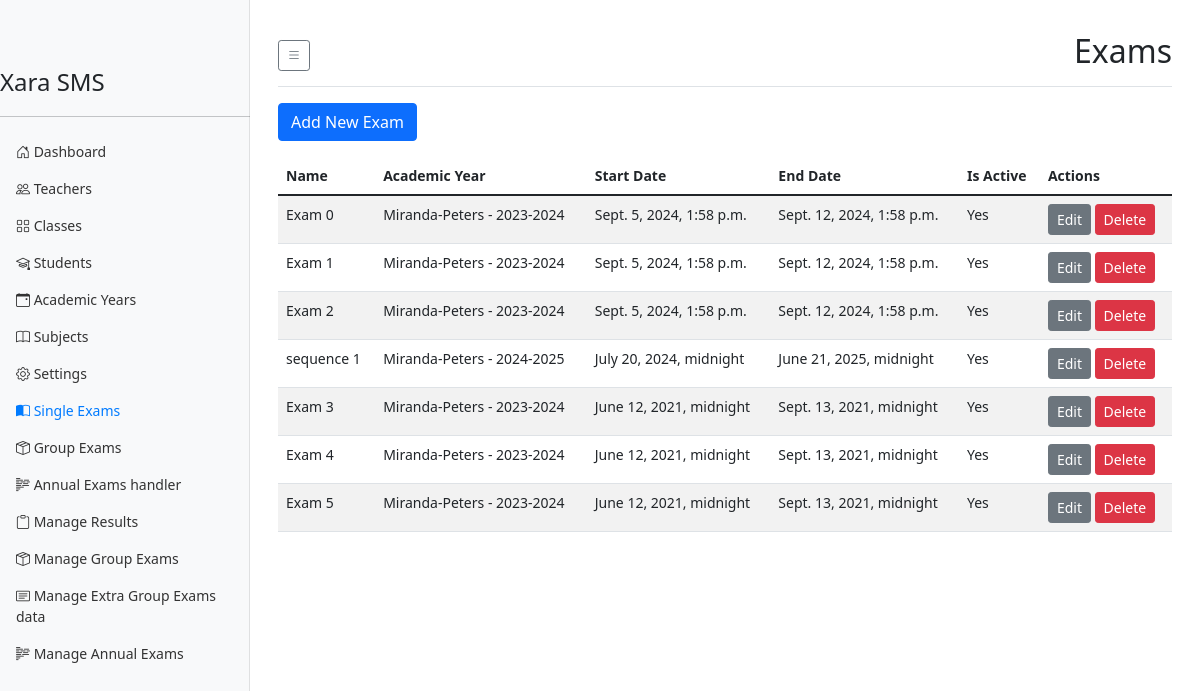
/users/exams/, run on the app's committed database.
### result_system/models.py (models this page shows, shortened)
class Exam(models.Model):
    school = models.ForeignKey(School, on_delete=models.CASCADE, related_name='exams')
    name = models.CharField(max_length=100)
    academic_year = models.ForeignKey(AcademicYear, on_delete=models.CASCADE, related_name='exams')
    start_date = models.DateTimeField()
    end_date = models.DateTimeField()
    is_active = models.BooleanField(default=False)
    max_score = models.DecimalField(max_digits=4, decimal_places=2, default=20.00)
    class Meta:
        unique_together = ('school', 'name', 'academic_year')

class AcademicYear(models.Model):
    school = models.ForeignKey(School, on_delete=models.CASCADE, related_name='academic_years')
    year = models.CharField(max_length=9)  # e.g., "2023-2024"
    start_date = models.DateField()
    end_date = models.DateField()
    is_current = models.BooleanField(default=False)
    class Meta:
        unique_together = ('school', 'year')
        indexes = [
            models.Index(fields=['school', 'is_current']),
        ]
    def __str__(self):
        return f"{self.school.name} - {self.year}"

class School(models.Model):
    name = models.CharField(max_length=255, unique=True)
    moto = models.CharField(max_length=255, unique=True, null=True)
    pobox = models.CharField(max_length=255, unique=True, null=True)
    code = models.CharField(max_length=10, unique=True)
    logo = models.ImageField(upload_to='school}_logo/', blank=True, null=True)
    address = models.TextField(blank=True)
    phone = models.CharField(max_length=20, blank=True)
    email = models.EmailField(blank=True)
    website = models.URLField(blank=True)
    created_at = models.DateTimeField(auto_now_add=True)
    updated_at = models.DateTimeField(auto_now=True)

### users/views.py (the view)
# urls.py: path('exams/', ExamListView.as_view(), name='exam_list'),
class ExamListView(ListView):
    model = Exam
    template_name = 'users/exam_list.html'
    context_object_name = 'exams'

### templates/users/exam_list.html (shortened to what this page needs)
{% extends "users/dashboard_base.html" %}
{% block page_title %}Exams{% endblock %}
{% block dashboard_content %}
<div class="row mb-3">
    <div class="col-12">
        <a href="{% url 'exam_create' %}" class="btn btn-primary">Add New Exam</a>
    </div>
</div>
<div class="table-responsive">
    <table class="table table-striped">
        <thead>
            <tr>
                <th>Name</th>
                <th>Academic Year</th>
                <th>Start Date</th>
                <th>End Date</th>
                <th>Is Active</th>
                <th>Actions</th>
            </tr>
        </thead>
        <tbody>
            {% for exam in exams %}
            <tr>
                <td>{{ exam.name }}</td>
                <td>{{ exam.academic_year }}</td>
                <td>{{ exam.start_date }}</td>
                <td>{{ exam.end_date }}</td>
                <td>{% if exam.is_active %}Yes{% else %}No{% endif %}</td>
                <td>
                    <a href="{% url 'exam_update' exam.pk %}" class="btn btn-sm btn-secondary">Edit</a>
                    <a href="{% url 'exam_delete' exam.pk %}" class="btn btn-sm btn-danger">Delete</a>
                </td>
            </tr>
            {% empty %}
            <tr>
                <td colspan="6">No exams found.</td>
            </tr>
            {% endfor %}
        </tbody>
    </table>
</div>
{% endblock dashboard_content %}

### templates/users/dashboard_base.html (style rules this page uses)
body { font-size: .875rem; }

### data on the page
Exam: name "Exam 0", academic_year "Miranda-Peters - 2023-2024", start_date "Sept. 5, 2024, 1:58 p.m.", end_date "Sept. 12, 2024, 1:58 p.m.", is_active "Yes"
Exam: name "Exam 1", academic_year "Miranda-Peters - 2023-2024", start_date "Sept. 5, 2024, 1:58 p.m.", end_date "Sept. 12, 2024, 1:58 p.m.", is_active "Yes"
Exam: name "Exam 2", academic_year "Miranda-Peters - 2023-2024", start_date "Sept. 5, 2024, 1:58 p.m.", end_date "Sept. 12, 2024, 1:58 p.m.", is_active "Yes"
Exam: name "sequence 1", academic_year "Miranda-Peters - 2024-2025", start_date "July 20, 2024, midnight", end_date "June 21, 2025, midnight", is_active "Yes"
Exam: name "Exam 3", academic_year "Miranda-Peters - 2023-2024", start_date "June 12, 2021, midnight", end_date "Sept. 13, 2021, midnight", is_active "Yes"
Exam: name "Exam 4", academic_year "Miranda-Peters - 2023-2024", start_date "June 12, 2021, midnight", end_date "Sept. 13, 2021, midnight", is_active "Yes"
Exam: name "Exam 5", academic_year "Miranda-Peters - 2023-2024", start_date "June 12, 2021, midnight", end_date "Sept. 13, 2021, midnight", is_active "Yes"
